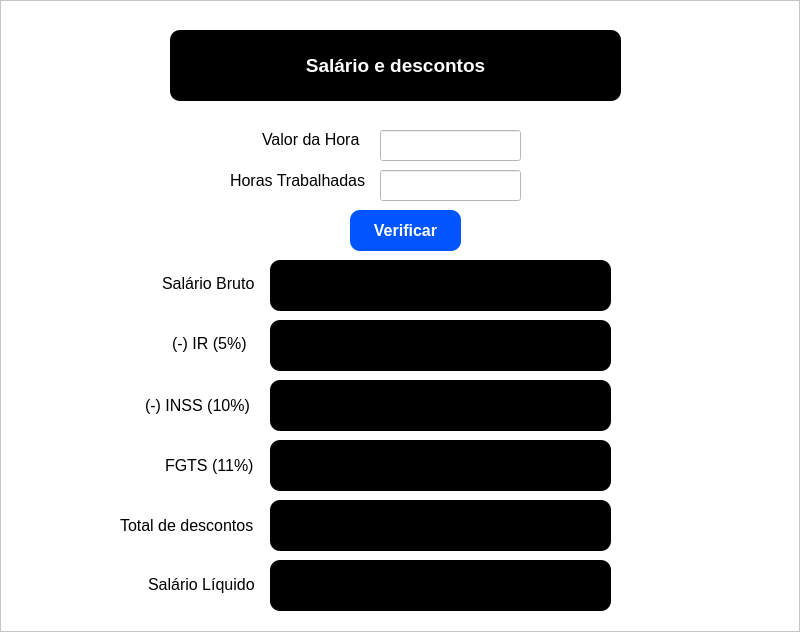
<?xml version="1.0" encoding="UTF-8"?>
<ui version="4.0">
 <class>MainWindow</class>
 <widget class="QMainWindow" name="MainWindow">
  <property name="geometry">
   <rect>
    <x>0</x>
    <y>0</y>
    <width>800</width>
    <height>632</height>
   </rect>
  </property>
  <property name="windowTitle">
   <string>MainWindow</string>
  </property>
  <widget class="QWidget" name="centralwidget">
   <layout class="QHBoxLayout" name="horizontalLayout">
    <property name="spacing">
     <number>0</number>
    </property>
    <property name="leftMargin">
     <number>0</number>
    </property>
    <property name="topMargin">
     <number>0</number>
    </property>
    <property name="rightMargin">
     <number>0</number>
    </property>
    <property name="bottomMargin">
     <number>0</number>
    </property>
    <item>
     <widget class="QFrame" name="frame">
      <property name="styleSheet">
       <string notr="true">background-color: #FFF;</string>
      </property>
      <property name="frameShape">
       <enum>QFrame::StyledPanel</enum>
      </property>
      <property name="frameShadow">
       <enum>QFrame::Raised</enum>
      </property>
      <widget class="QLabel" name="label">
       <property name="geometry">
        <rect>
         <x>170</x>
         <y>30</y>
         <width>451</width>
         <height>71</height>
        </rect>
       </property>
       <property name="font">
        <font>
         <family>Arial</family>
         <pointsize>14</pointsize>
         <weight>75</weight>
         <bold>true</bold>
        </font>
       </property>
       <property name="styleSheet">
        <string notr="true">background-color: #000;
color: #FFF;
border-radius: 10px;</string>
       </property>
       <property name="text">
        <string>Salário e descontos</string>
       </property>
       <property name="alignment">
        <set>Qt::AlignCenter</set>
       </property>
      </widget>
      <widget class="QLabel" name="label_2">
       <property name="geometry">
        <rect>
         <x>230</x>
         <y>165</y>
         <width>141</width>
         <height>31</height>
        </rect>
       </property>
       <property name="font">
        <font>
         <pointsize>12</pointsize>
        </font>
       </property>
       <property name="text">
        <string>Horas Trabalhadas</string>
       </property>
      </widget>
      <widget class="QLineEdit" name="lineEdit">
       <property name="geometry">
        <rect>
         <x>380</x>
         <y>130</y>
         <width>141</width>
         <height>31</height>
        </rect>
       </property>
      </widget>
      <widget class="QLabel" name="label_verificar">
       <property name="geometry">
        <rect>
         <x>270</x>
         <y>260</y>
         <width>341</width>
         <height>51</height>
        </rect>
       </property>
       <property name="font">
        <font>
         <family>Arial</family>
         <pointsize>12</pointsize>
         <weight>75</weight>
         <bold>true</bold>
        </font>
       </property>
       <property name="styleSheet">
        <string notr="true">background-color: #000;
color: #FFF;
border-radius: 10px;</string>
       </property>
       <property name="text">
        <string/>
       </property>
       <property name="alignment">
        <set>Qt::AlignCenter</set>
       </property>
      </widget>
      <widget class="QPushButton" name="pb_verificar">
       <property name="geometry">
        <rect>
         <x>350</x>
         <y>210</y>
         <width>111</width>
         <height>41</height>
        </rect>
       </property>
       <property name="font">
        <font>
         <pointsize>12</pointsize>
         <weight>75</weight>
         <bold>true</bold>
        </font>
       </property>
       <property name="styleSheet">
        <string notr="true">background-color: #0055ff;
color: #FFF;
border-radius: 10px;</string>
       </property>
       <property name="text">
        <string>Verificar</string>
       </property>
      </widget>
      <widget class="QLabel" name="label_verificar_2">
       <property name="geometry">
        <rect>
         <x>270</x>
         <y>320</y>
         <width>341</width>
         <height>51</height>
        </rect>
       </property>
       <property name="font">
        <font>
         <family>Arial</family>
         <pointsize>12</pointsize>
         <weight>75</weight>
         <bold>true</bold>
        </font>
       </property>
       <property name="styleSheet">
        <string notr="true">background-color: #000;
color: #FFF;
border-radius: 10px;</string>
       </property>
       <property name="text">
        <string/>
       </property>
       <property name="alignment">
        <set>Qt::AlignCenter</set>
       </property>
      </widget>
      <widget class="QLabel" name="label_verificar_3">
       <property name="geometry">
        <rect>
         <x>270</x>
         <y>380</y>
         <width>341</width>
         <height>51</height>
        </rect>
       </property>
       <property name="font">
        <font>
         <family>Arial</family>
         <pointsize>12</pointsize>
         <weight>75</weight>
         <bold>true</bold>
        </font>
       </property>
       <property name="styleSheet">
        <string notr="true">background-color: #000;
color: #FFF;
border-radius: 10px;</string>
       </property>
       <property name="text">
        <string/>
       </property>
       <property name="alignment">
        <set>Qt::AlignCenter</set>
       </property>
      </widget>
      <widget class="QLabel" name="label_verificar_4">
       <property name="geometry">
        <rect>
         <x>270</x>
         <y>440</y>
         <width>341</width>
         <height>51</height>
        </rect>
       </property>
       <property name="font">
        <font>
         <family>Arial</family>
         <pointsize>12</pointsize>
         <weight>75</weight>
         <bold>true</bold>
        </font>
       </property>
       <property name="styleSheet">
        <string notr="true">background-color: #000;
color: #FFF;
border-radius: 10px;</string>
       </property>
       <property name="text">
        <string/>
       </property>
       <property name="alignment">
        <set>Qt::AlignCenter</set>
       </property>
      </widget>
      <widget class="QLabel" name="label_3">
       <property name="geometry">
        <rect>
         <x>262</x>
         <y>124</y>
         <width>101</width>
         <height>31</height>
        </rect>
       </property>
       <property name="font">
        <font>
         <pointsize>12</pointsize>
        </font>
       </property>
       <property name="text">
        <string>Valor da Hora</string>
       </property>
      </widget>
      <widget class="QLineEdit" name="lineEdit_2">
       <property name="geometry">
        <rect>
         <x>380</x>
         <y>170</y>
         <width>141</width>
         <height>31</height>
        </rect>
       </property>
      </widget>
      <widget class="QLabel" name="label_4">
       <property name="geometry">
        <rect>
         <x>162</x>
         <y>268</y>
         <width>101</width>
         <height>31</height>
        </rect>
       </property>
       <property name="font">
        <font>
         <pointsize>12</pointsize>
        </font>
       </property>
       <property name="text">
        <string>Salário Bruto</string>
       </property>
      </widget>
      <widget class="QLabel" name="label_5">
       <property name="geometry">
        <rect>
         <x>172</x>
         <y>328</y>
         <width>91</width>
         <height>31</height>
        </rect>
       </property>
       <property name="font">
        <font>
         <pointsize>12</pointsize>
        </font>
       </property>
       <property name="text">
        <string>(-) IR (5%)</string>
       </property>
      </widget>
      <widget class="QLabel" name="label_6">
       <property name="geometry">
        <rect>
         <x>145</x>
         <y>390</y>
         <width>111</width>
         <height>31</height>
        </rect>
       </property>
       <property name="font">
        <font>
         <pointsize>12</pointsize>
        </font>
       </property>
       <property name="text">
        <string>(-) INSS (10%)</string>
       </property>
      </widget>
      <widget class="QLabel" name="label_7">
       <property name="geometry">
        <rect>
         <x>165</x>
         <y>450</y>
         <width>91</width>
         <height>31</height>
        </rect>
       </property>
       <property name="font">
        <font>
         <pointsize>12</pointsize>
        </font>
       </property>
       <property name="text">
        <string>FGTS (11%)</string>
       </property>
      </widget>
      <widget class="QLabel" name="label_8">
       <property name="geometry">
        <rect>
         <x>120</x>
         <y>510</y>
         <width>141</width>
         <height>31</height>
        </rect>
       </property>
       <property name="font">
        <font>
         <pointsize>12</pointsize>
        </font>
       </property>
       <property name="text">
        <string>Total de descontos</string>
       </property>
      </widget>
      <widget class="QLabel" name="label_9">
       <property name="geometry">
        <rect>
         <x>148</x>
         <y>569</y>
         <width>111</width>
         <height>31</height>
        </rect>
       </property>
       <property name="font">
        <font>
         <pointsize>12</pointsize>
        </font>
       </property>
       <property name="text">
        <string>Salário Líquido</string>
       </property>
      </widget>
      <widget class="QLabel" name="label_verificar_5">
       <property name="geometry">
        <rect>
         <x>270</x>
         <y>500</y>
         <width>341</width>
         <height>51</height>
        </rect>
       </property>
       <property name="font">
        <font>
         <family>Arial</family>
         <pointsize>12</pointsize>
         <weight>75</weight>
         <bold>true</bold>
        </font>
       </property>
       <property name="styleSheet">
        <string notr="true">background-color: #000;
color: #FFF;
border-radius: 10px;</string>
       </property>
       <property name="text">
        <string/>
       </property>
       <property name="alignment">
        <set>Qt::AlignCenter</set>
       </property>
      </widget>
      <widget class="QLabel" name="label_verificar_6">
       <property name="geometry">
        <rect>
         <x>270</x>
         <y>560</y>
         <width>341</width>
         <height>51</height>
        </rect>
       </property>
       <property name="font">
        <font>
         <family>Arial</family>
         <pointsize>12</pointsize>
         <weight>75</weight>
         <bold>true</bold>
        </font>
       </property>
       <property name="styleSheet">
        <string notr="true">background-color: #000;
color: #FFF;
border-radius: 10px;</string>
       </property>
       <property name="text">
        <string/>
       </property>
       <property name="alignment">
        <set>Qt::AlignCenter</set>
       </property>
      </widget>
     </widget>
    </item>
   </layout>
  </widget>
 </widget>
 <resources/>
 <connections/>
</ui>
